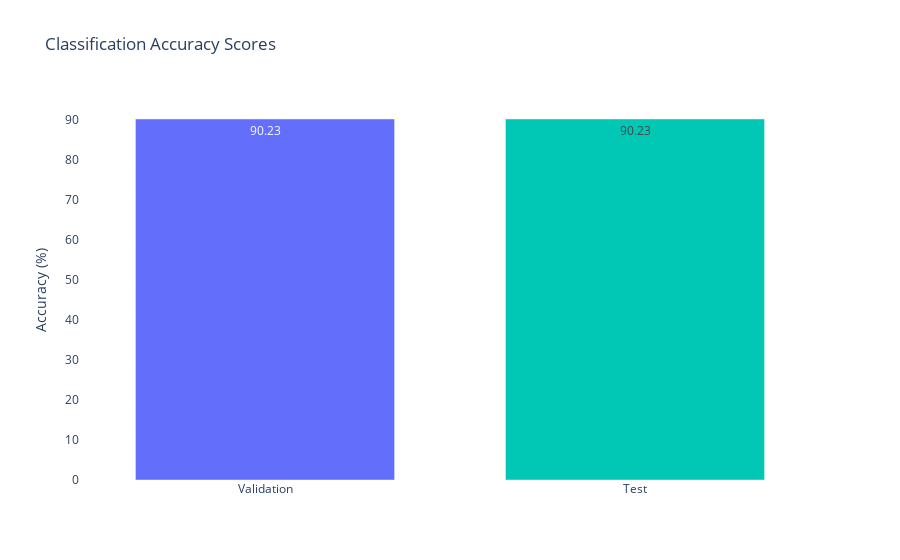
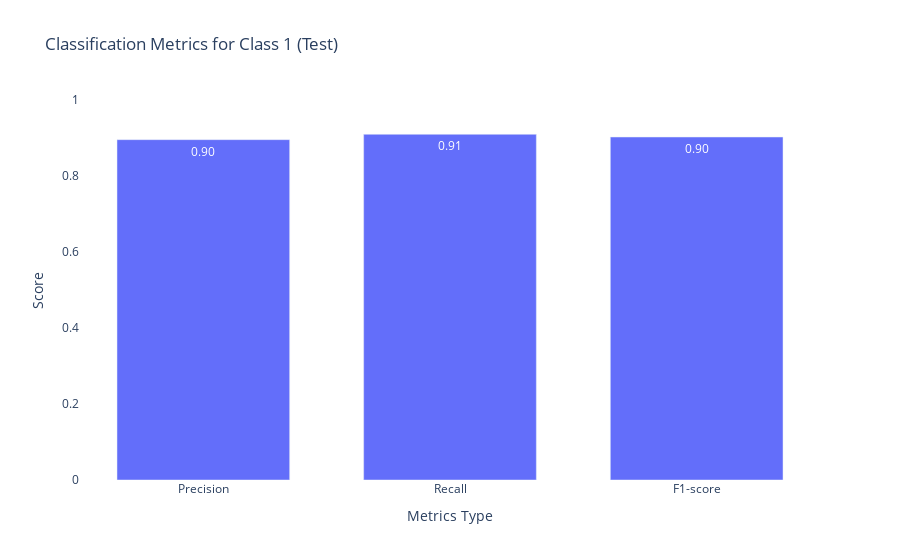

Here is the notebook cell these charts were saved with, in order:
### Code cell
# Print and plot test metrics
test_metrics = print_and_plot_classification_metrics_modern_edition("Test", y_test, y_pred_test)
print(f"Test Accuracy: {test_metrics['accuracy']:.2f}")

### Figure 1 — Plotly figure (JSON) as saved in the notebook; plotly's stock layout.template omitted (floating-point values rounded to 4 significant figures)
{"data": [{"marker": {"color": ["#636efa", "#00c8b5"]}, "name": "Accuracy", "text": ["90.23", "90.23"], "textposition": "auto", "type": "bar", "x": ["Validation", "Test"], "y": [90.23, 90.23]}], "layout": {"bargap": 0.3, "paper_bgcolor": "rgba(0,0,0,0)", "plot_bgcolor": "rgba(0,0,0,0)", "title": {"text": "Classification Accuracy Scores"}, "yaxis": {"title": {"text": "Accuracy (%)"}}}}

### Figure 2 — Plotly figure (JSON) as saved in the notebook; plotly's stock layout.template omitted (floating-point values rounded to 4 significant figures)
{"data": [{"marker": {"color": "#636efa"}, "name": "Validation", "text": ["0.90", "0.91", "0.90"], "textposition": "auto", "type": "bar", "x": ["Precision", "Recall", "F1-score"], "y": [0.8956, 0.9096, 0.9026]}], "layout": {"bargap": 0.3, "paper_bgcolor": "rgba(0,0,0,0)", "plot_bgcolor": "rgba(0,0,0,0)", "title": {"text": "Classification Metrics for Class 1 (Test)"}, "xaxis": {"title": {"text": "Metrics Type"}}, "yaxis": {"range": [0, 1], "title": {"text": "Score"}}}}
